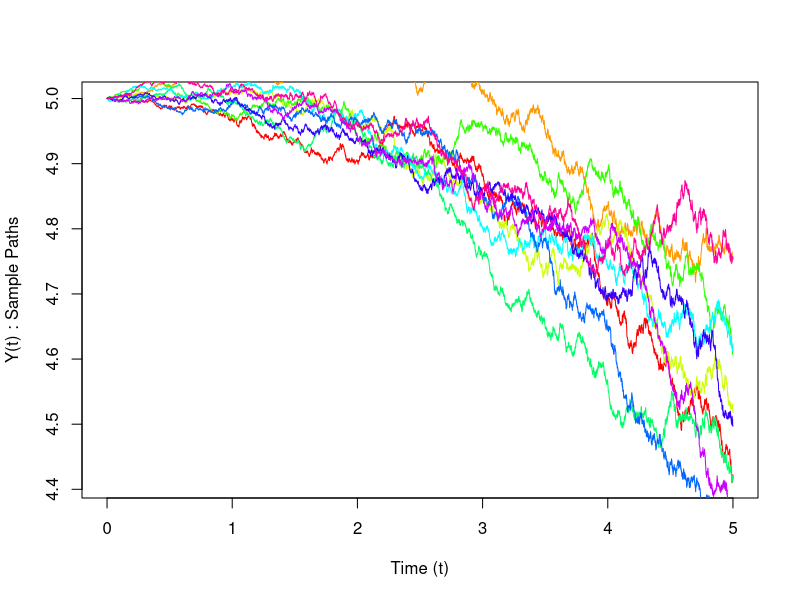

Generate this figure with R:
ExpY2=0
ExpY5=0
path=10
val=5000
t=seq(from=0,to=5,by=5/val)
colour=rainbow(10)
for(i in 1:path){
  Z=rnorm((val+1),0,1)
  Y=c(1:(val+1))
  Y[1]=5
  for(j in 2:(val+1)){
    Y[j]=Y[j-1]+(0.0325-0.05*t[j-1])*(t[j]-t[j-1])+(0.012+0.0138*t[j-1]+0.00125*t[j-1]*t[j-1])*sqrt(t[j]-t[j-1])*Z[j]
    if(t[j]==2){
      ExpY2=ExpY2+Y[j]
    }
    if(t[j]==5){
      ExpY5=ExpY5+Y[j]
    }
  }
  if(i==1){
    plot(t,Y,'l',xlab="Time (t)",ylab="Y(t) : Sample Paths",ylim=c(min(Y),max(Y)),col=colour[i])
  }
  else{
    lines(t,Y,'l',xlab="Time (t)",ylab="Y(t) : Sample Paths",ylim=c(min(Y),max(Y)),col=colour[i])
  }
}
cat("Exp[Y(2)] = ",ExpY2/10,"\nExp[Y(5)] = ",ExpY5/10)